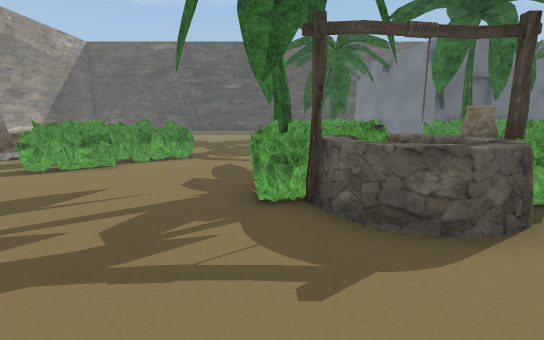
[1] (above)

22 first-person views from a walk through a 3-D level made in the Unity game engine. The camera is 1.3 m above the floor, tilts 10° down and sees 85° across. The floor is counted in squares, 1 m on a side. Each view is taken from the middle of a square. On the plan, view 1 faces up. The plan holds only what a view shows up to about 14 squares ahead; the rest is blank. The place goes on beyond the plan. Some surface patterns are stand-ins.

[2]
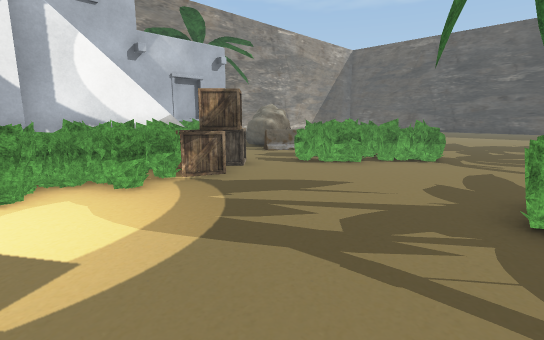

[3]
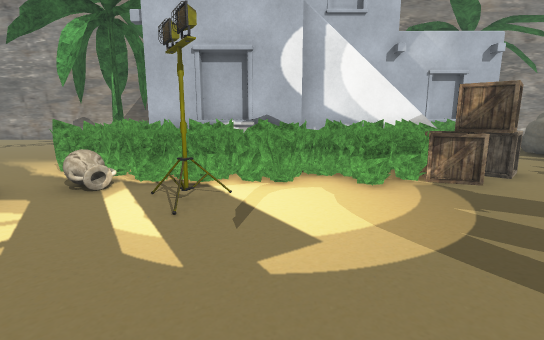

[4]
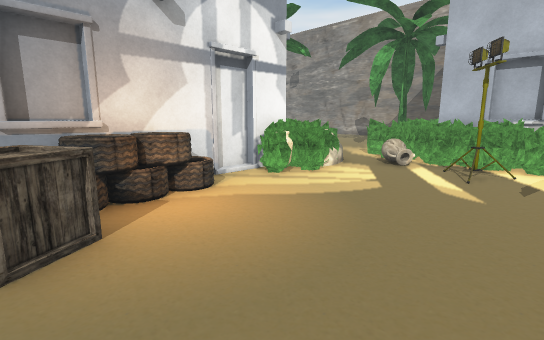

[5]
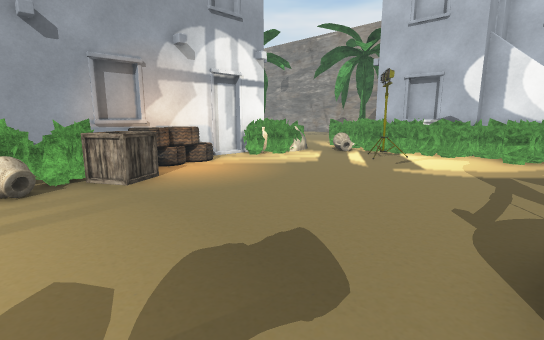

[6]
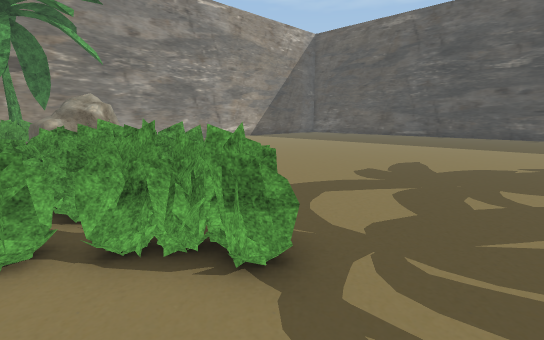

[7]
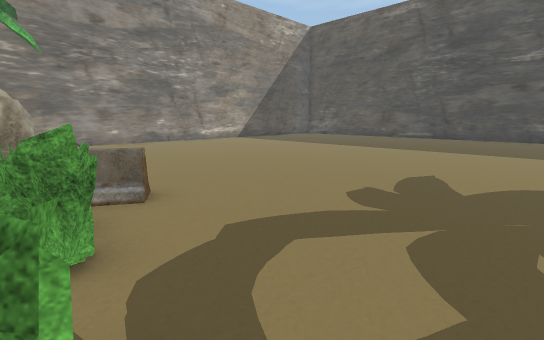

[8]
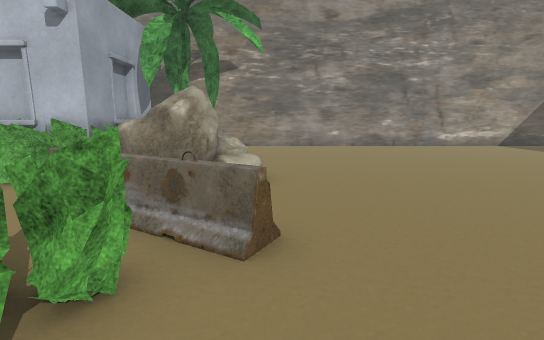

[9]
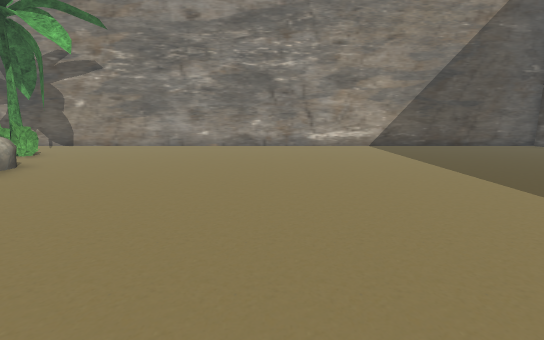

[10]
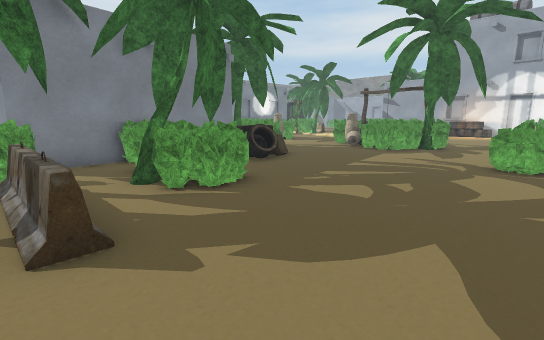

[11]
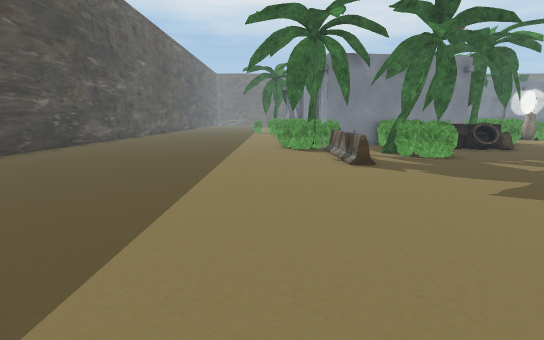

[12]
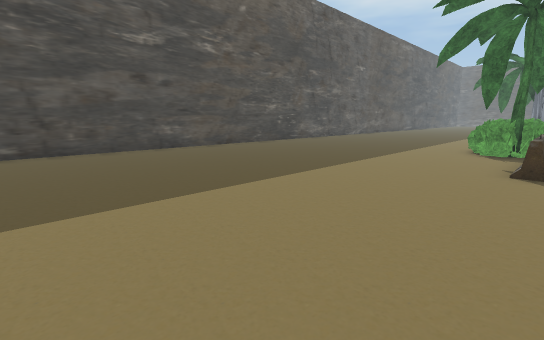

[13]
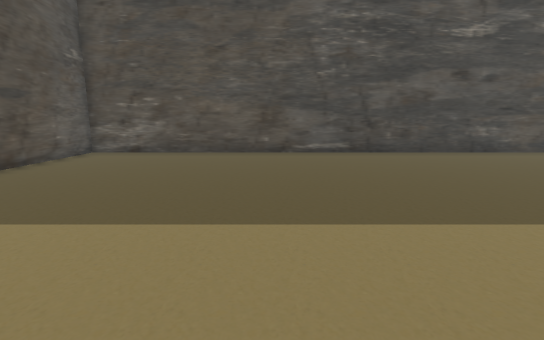

[14]
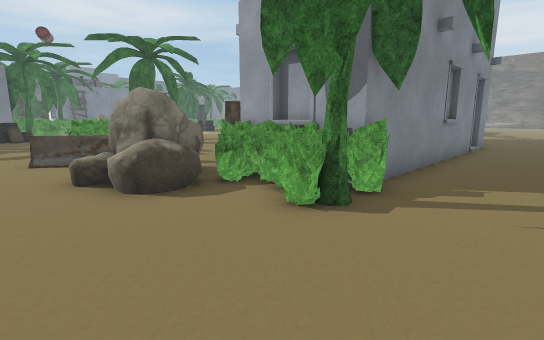

[15]
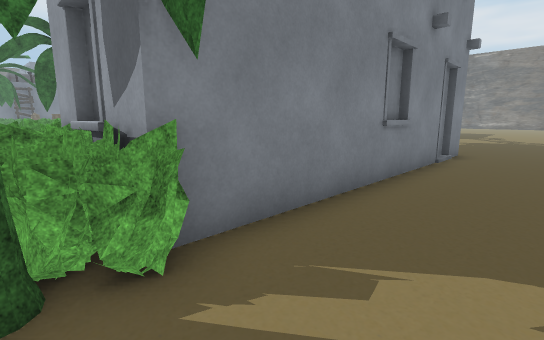

[16]
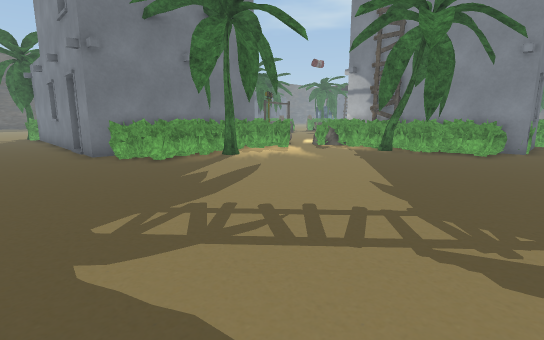

[17]
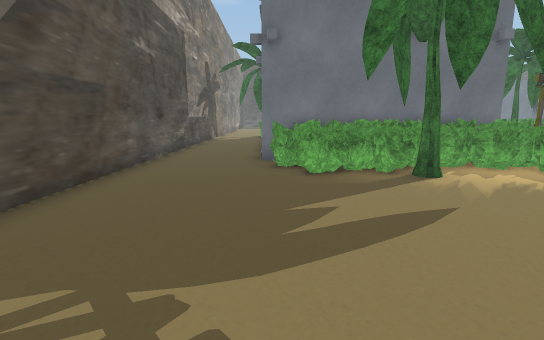

[18]
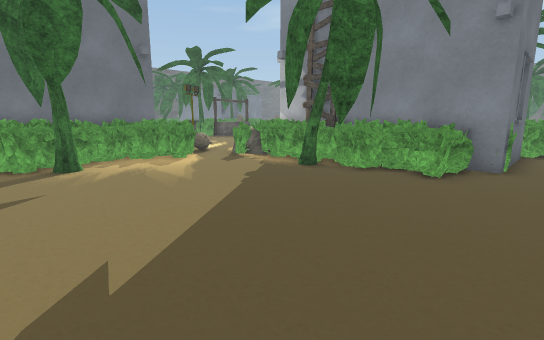

[19]
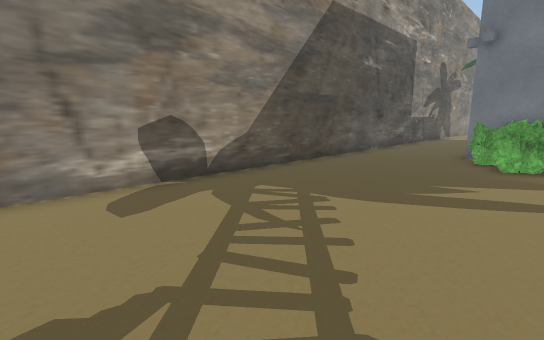

[20]
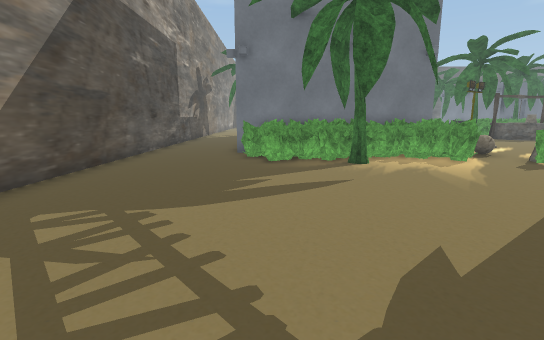

[21]
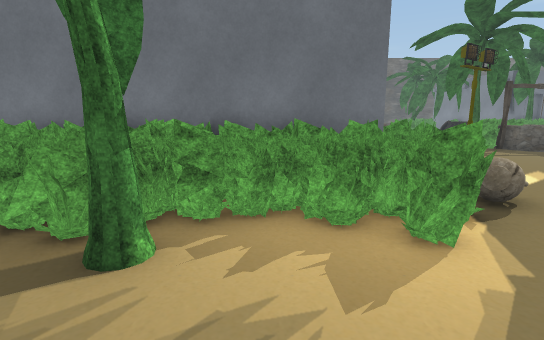

[22]
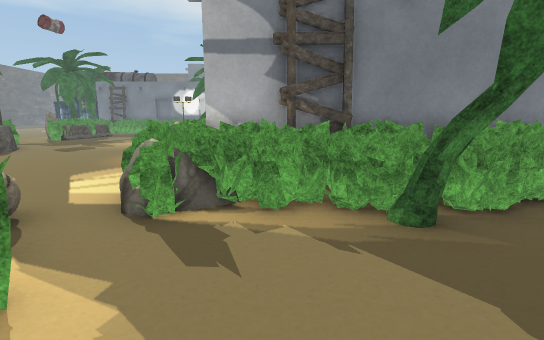

### Floor plan
Key: @ floor where view 1 was taken; # wall or solid block; . floor; = window, fence, low wall or low ledge; ^ raised ledge; O other object.
Columns run from 18 left of view 1 to 5 right of it. Each row starts with its distance up from view 1.
 30 ########################
 29 #.......................
 28 #.......................
 27 #.......................
 26 #.......................
 25 #.......................
 24 #.......................
 23 #.......................
 22 #.......................
 21 #.......................
 20 #....................OO
 19 #....................OO
 18 #................OOOOOOO
 17 #...................O..O
 16 #..................OO OO
 15 #..................O O
 14 #....................O
 13 #....................==
 12 #..........O.........=#
 11 #.....OOO..OOO.......==
 10 #...O.OOOOO.OOOO.......O
  9 #..OOOOOOOOOOOOO........
  8 #..OOOOOO..OOOO........
  7 #...   OO...OO....OOO.
  6 #...#   OO.O......OOO=O
  5  ...#    OOOO.....OOO^OO
  4  ...#     OOO.....O^^^O.
  3  ...#  #O  OO.......^=..
  2 #...#  #   OO...........
  1 #...#  ##O O............
  0 #...#       O.....@.....
 -1 #...#       O...........
 -2 #...#      OO...........
 -3 #...#O O OOOO.......OO.=
 -4 #...OOOOOOOOO .O.....OOO
 -5 #....OOOO.OO.OOOO.===OO
 -6 #............OO #######
 -7 #............OO
 -8 #............OO
 -9 #...........OOOO
-10 #...........OOO#
-11 #..........OOOO
-12 #............OO
-13 #..............OOO#O
-14 #.................

Positions as (right, up) in squares from view 1, and headings:
1: (0, 0), facing up
2: (0, 0), facing up-left
3: (0, 0), facing left
4: (3, 0), facing down-left
5: (5, 3), facing down-left
6: (-1, 8), facing up-left
7: (-2, 10), facing up-left
8: (-4, 12), facing left
9: (-4, 18), facing left
10: (-4, 19), facing down-right
11: (-9, 21), facing right
12: (-9, 18), facing up-right
13: (-11, 19), facing up
14: (-17, 13), facing down-right
15: (-17, 9), facing down-right
16: (-17, -14), facing up-right
17: (-14, -12), facing up
18: (-12, -14), facing up-right
19: (-12, -14), facing up-left
20: (-13, -14), facing up
21: (-9, -8), facing up
22: (-9, -7), facing right
